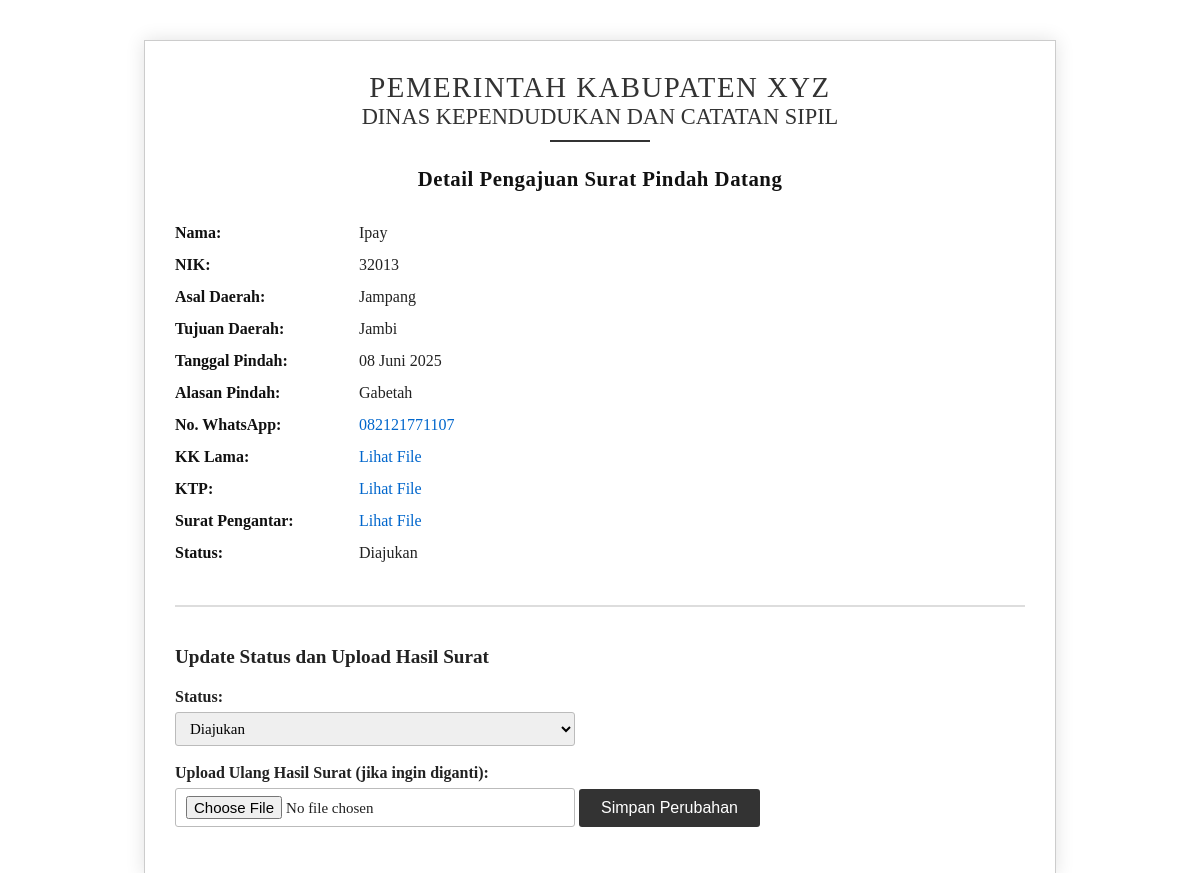
Screenshot of /datang/pindah-datang/2/ (signed in) with the database file from the repository.
### kembang/models.py (models this page shows, shortened)
class PindahDatang(models.Model):
    user = models.ForeignKey(User, on_delete=models.CASCADE)
    nama = models.CharField(max_length=100)
    nik = models.CharField(max_length=16)
    asal_daerah = models.CharField(max_length=100)
    tujuan_daerah = models.CharField(max_length=100)
    tanggal_pindah = models.DateField()
    alasan_pindah = models.TextField()
    kk_lama = models.FileField(upload_to='pindah_datang/kk_lama/')
    ktp = models.FileField(upload_to='pindah_datang/ktp/')
    surat_pengantar = models.FileField(upload_to='pindah_datang/surat_pengantar/')
    status = models.CharField(max_length=20, choices=STATUS_CHOICES, default='diajukan')
    no_whatsapp = models.CharField(max_length=15, verbose_name="No. WhatsApp")  # tambahkan ini
    tanggal_pengajuan = models.DateTimeField(auto_now_add=True)
    hasil_surat = models.FileField(upload_to='hasil_surat/akta_kematian/', blank=True, null=True)

### kembang/views.py (the view, shortened to what this page needs)
# urls.py: path('datang/pindah-datang/<int:pk>/', views.detail_pindah_datang, name='detail_pengajuan_pindah_datang'),
@staff_member_required
def detail_pindah_datang(request, pk):
    datang = get_object_or_404(PindahDatang, pk=pk)
    return render(request, 'admin/detail_datang.html', {'datang': datang})

### kembang/templates/admin/detail_datang.html (shortened to what this page needs)
{% load static %}
<!DOCTYPE html>
<html lang="id">
<head>
    <link rel="stylesheet" href="{% static 'css/detail_pindah.css' %}">
</head>
<body>
    <div class="document-container">
        <header>
            <h1>PEMERINTAH KABUPATEN XYZ</h1>
            <h2>DINAS KEPENDUDUKAN DAN CATATAN SIPIL</h2>
            <hr>
            <h3>Detail Pengajuan Surat Pindah Datang</h3>
        </header>
        <section class="content">
            <p><strong>Nama:</strong> {{ datang.nama }}</p>
            <p><strong>NIK:</strong> {{ datang.nik }}</p>
            <p><strong>Asal Daerah:</strong> {{ datang.asal_daerah }}</p>
            <p><strong>Tujuan Daerah:</strong> {{ datang.tujuan_daerah }}</p>
            <p><strong>Tanggal Pindah:</strong> {{ datang.tanggal_pindah|date:"d F Y" }}</p>
            <p><strong>Alasan Pindah:</strong> {{ datang.alasan_pindah }}</p>
            <p><strong>No. WhatsApp:</strong>
                <a href="https://wa.me/{{ datang.no_whatsapp|cut:'+' }}" target="_blank">{{ datang.no_whatsapp }}</a>
            </p>
            <p><strong>KK Lama:</strong> <a href="{{ datang.kk_lama.url }}" target="_blank">Lihat File</a></p>
            <p><strong>KTP:</strong> <a href="{{ datang.ktp.url }}" target="_blank">Lihat File</a></p>
            <p><strong>Surat Pengantar:</strong> <a href="{{ datang.surat_pengantar.url }}" target="_blank">Lihat File</a></p>
            <p><strong>Status:</strong> {{ datang.status|title }}</p>
        </section>
        <section class="form-update">
            <h3>Update Status dan Upload Hasil Surat</h3>
            <form method="POST" enctype="multipart/form-data">
                <label for="status">Status:</label>
                <select name="status" id="status" required>
                    <option value="diajukan" {% if datang.status == 'diajukan' %}selected{% endif %}>Diajukan</option>
                </select>
                <label for="hasil_surat">Upload Ulang Hasil Surat (jika ingin diganti):</label>
                <input type="file" name="hasil_surat" id="hasil_surat" accept=".pdf">
                <button type="submit">Simpan Perubahan</button>
            </form>
        </section>
    </div>
</body>
</html>

### kembang/static/css/detail_pindah.css (style rules this page uses)
body { font-family: 'Georgia', serif; background-color: #fff; color: #222; max-width: 850px; margin: 40px auto; padding: 30px; border: 1px solid #ccc; box-shadow: 0 0 18px rgba(0,0,0,0.12); }
.document-container header h1, .document-container header h2 { margin: 0; font-weight: normal; text-align: center; color: #333; }
.document-container header h1 { font-size: 1.8rem; letter-spacing: 1.5px; }
.document-container header h2 { font-size: 1.4rem; margin-bottom: 0; }
.document-container header hr { margin: 10px 0 25px; border: none; border-top: 2px solid #333; width: 100px; margin-left: auto; margin-right: auto; }
.document-container header h3 { font-weight: bold; text-align: center; font-size: 1.3rem; margin-bottom: 30px; letter-spacing: 0.5px; color: #111; }
.content p { font-size: 16px; line-height: 1.5; margin: 8px 0; }
.content strong { display: inline-block; width: 180px; font-weight: 600; color: #111; }
.content a { color: #0066cc; text-decoration: none; }
.form-update { margin-top: 40px; padding-top: 20px; border-top: 2px solid #ddd; }
.form-update h3 { font-weight: 600; font-size: 1.2rem; margin-bottom: 20px; color: #222; }
label { display: block; margin-bottom: 6px; font-weight: 600; }
select, input[type="file"] { width: 100%; max-width: 400px; padding: 7px 10px; margin-bottom: 18px; font-size: 15px; border: 1px solid #bbb; border-radius: 3px; box-sizing: border-box; font-family: inherit; }
button { padding: 10px 22px; background-color: #333; color: #fff; border: none; border-radius: 3px; font-size: 16px; cursor: pointer; transition: background-color 0.3s ease; }

### rows the page displays
PindahDatang: nama "Ipay", nik "32013", asal_daerah "Jampang", tujuan_daerah "Jambi", tanggal_pindah "08 Juni 2025", alasan_pindah "Gabetah", no_whatsapp "082121771107", status "Diajukan"
